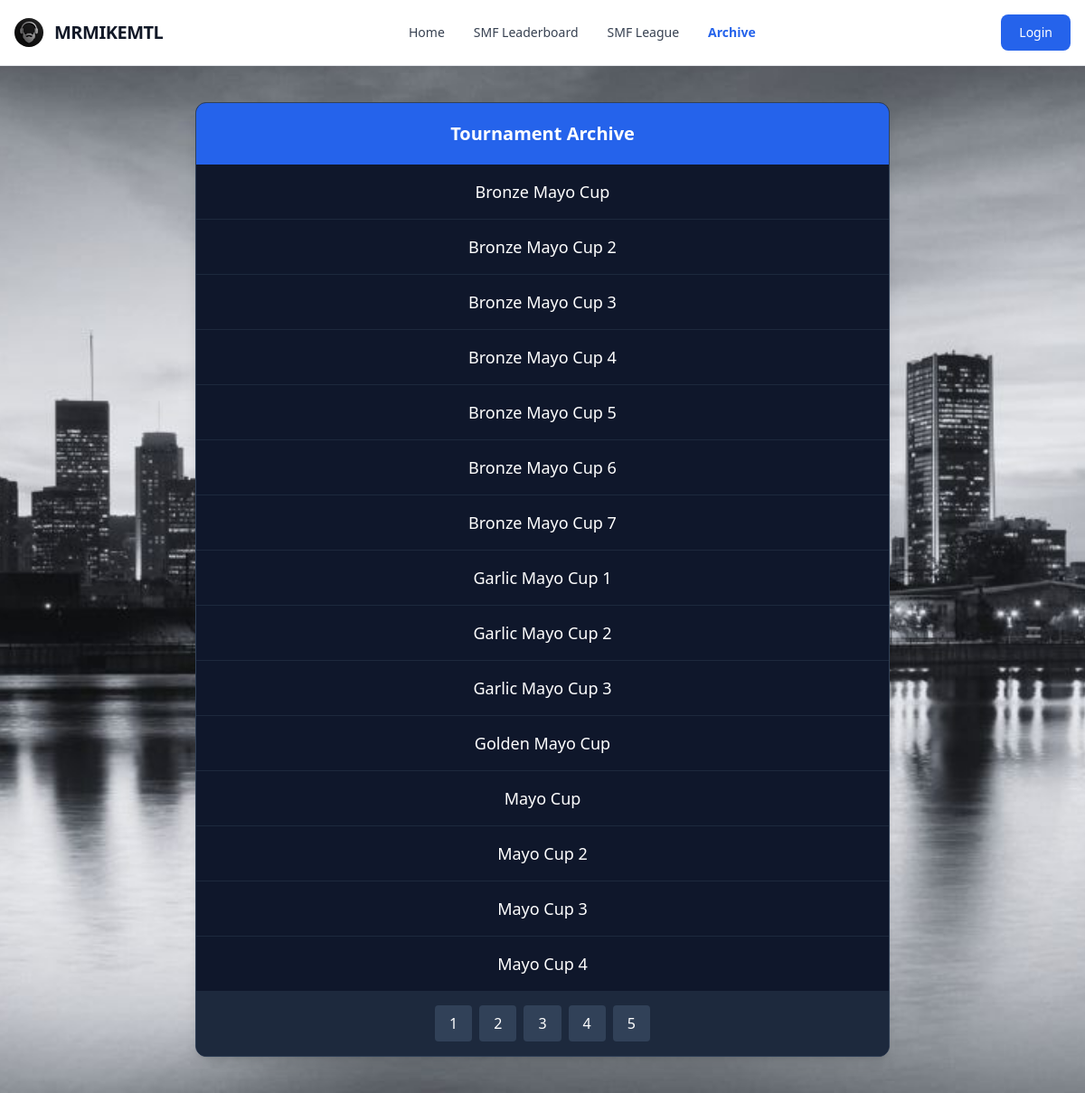
The app's page /events with its own data.
### tables this page shows
CREATE TABLE tournaments (id INTEGER PRIMARY KEY, name varchar(255), participants varchar(255), progress_state varchar(255), tournament_id integer);

CREATE TABLE tournaments2026 (id INTEGER PRIMARY KEY, name varchar(255), participants varchar(255), progress_state varchar(255), tournament_id integer);

### web/app.py (the view, shortened to what this page needs)
@app.route("/events")
def events():
	data2025 = dbsession.exec_driver_sql("SELECT name FROM tournaments;").all()
	data2026 = dbsession.exec_driver_sql("SELECT name FROM tournaments2026;").all()
	data = data2025 + data2026
	event = request.args.get("event")
	if not event:
		raw_data = sorted(data)
		data = []
		page_size = 15
		total = len(raw_data)
		total_pages = round(total / page_size)
		page = request.args.get("page")
		if page is not None:
			page = int(page)
		if page is None:
			starting_spot = 1
		elif page == 1:
			starting_spot = 1
		else:
			starting_spot = (page - 1) * page_size + 1
		i = 1
		for record in raw_data:
			if i >= starting_spot and len(data) < page_size:
				data_obj = {
					"name": record.name,
				}
				data.append(data_obj)
			i = i + 1
		pages = []
		page_num = 1
		while len(pages) < total_pages:
			pages.append(page_num)
			page_num = page_num + 1
		return render_template("events.html", data=data, pages=pages)

### web/templates/events.html (shortened to what this page needs)
{% extends "base.html" %}
{% block content %}
<div class="max-w-3xl mx-auto">
    {% if data %}
    <div class="overflow-hidden rounded-xl shadow-lg border border-slate-700 bg-slate-900">
        <h2 class="p-5 text-xl font-bold text-center bg-blue-600 text-white">Tournament Archive</h2>
        <div class="divide-y divide-slate-800">
            {% for row in data %}
            <a href="/events?event={{ row.name }}" class="block px-6 py-4 text-center text-lg font-medium text-white hover:bg-blue-900/30 hover:text-blue-400 transition-all">
                {{ row.name.split("-")[0].replace("_", " ") }}
            </a>
            {% endfor %}
        </div>
        <div class="flex justify-center bg-slate-800 p-4 gap-2">
            {% for page in pages %}
                <a href="/events?page={{ page }}" class="px-4 py-2 bg-slate-700 text-white rounded hover:bg-blue-600 transition-all">{{ page }}</a>
            {% endfor %}
        </div>
    </div>
    {% endif %}
</div>
{% endblock %}

### records on screen
tournaments: name.split "Bronze Mayo Cup"
tournaments: name.split "Bronze Mayo Cup 2"
tournaments: name.split "Bronze Mayo Cup 3"
tournaments: name.split "Bronze Mayo Cup 4"
tournaments: name.split "Bronze Mayo Cup 5"
tournaments: name.split "Bronze Mayo Cup 6"
tournaments2026: name.split "Bronze Mayo Cup 7"
tournaments: name.split "Garlic Mayo Cup 1"
tournaments: name.split "Garlic Mayo Cup 2"
tournaments: name.split "Garlic Mayo Cup 3"
tournaments: name.split "Golden Mayo Cup"
tournaments: name.split "Mayo Cup"
tournaments: name.split "Mayo Cup 2"
tournaments: name.split "Mayo Cup 3"
tournaments: name.split "Mayo Cup 4"

### other values on screen
{{ page }} "1" "2" "3" "4" "5"
